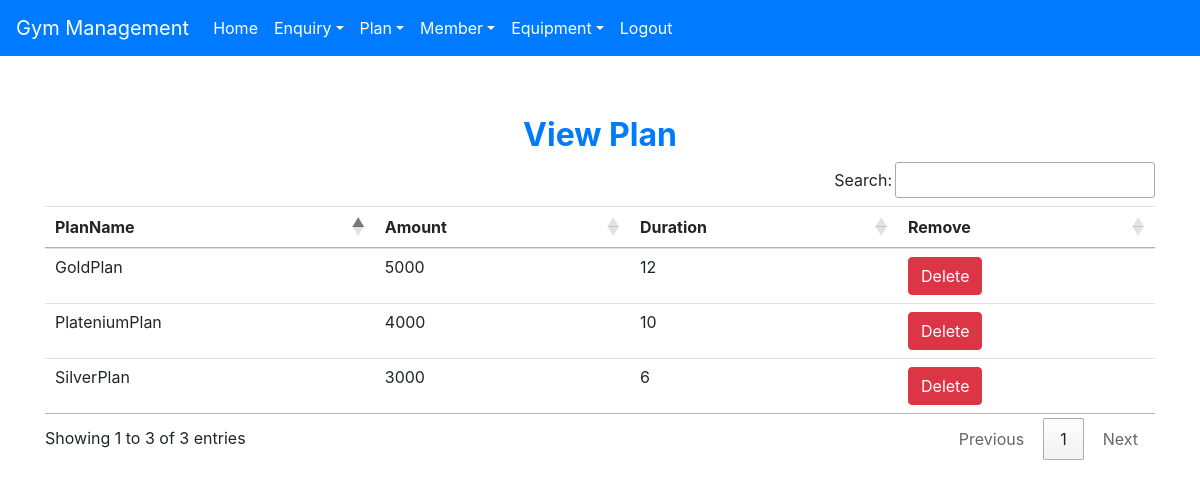
The app's page /view_plan (signed in) with its own data.
### gym/models.py (models this page shows)
class Plan(models.Model):
    name = models.CharField(max_length=50)
    amount = models.CharField(max_length=15)
    duration = models.CharField(max_length=10)

### gym/views.py (the view)
# urls.py: path('view_plan',View_Plan ,name='view_plan'),
def View_Plan(request):
    if not request.user.is_staff:
        return redirect('login')
    plan= Plan.objects.all()
    d = {'plan':plan}
    return render(request,'view_plan.html',d)

### templates/view_plan.html
{% extends 'navgition.html' %}
{% block body %}
<div class = 'container' style ='margin-top:60px'>
<h2 class ='text-center text-primary font-weight-bold'>View Plan </h2>
    <table id ="example" class = "table table-hover">
      <thead>
          <tr>
          <th>PlanName</th>
          <th>Amount</th>
          <th>Duration</th>
          <th>Remove</th>
        </tr>
      </thead>
      <tbody>
         {% for i in plan %}
         <tr>
              <td>{{i.name}} </td>
              <td>{{i.amount}} </td>
              <td>{{i.duration}} </td>
              <td><a class ="btn btn-danger" href = "{% url 'delete_plan' i.id %}" onclick="return confirm('Are you sure?')">Delete</a></td>
         </tr>
         {% endfor %}
      </tbody>
    </table>
</div>
 {% endblock %}

### records on screen
Plan: name "GoldPlan", amount "5000", duration "12"
Plan: name "PlateniumPlan", amount "4000", duration "10"
Plan: name "SilverPlan", amount "3000", duration "6"
